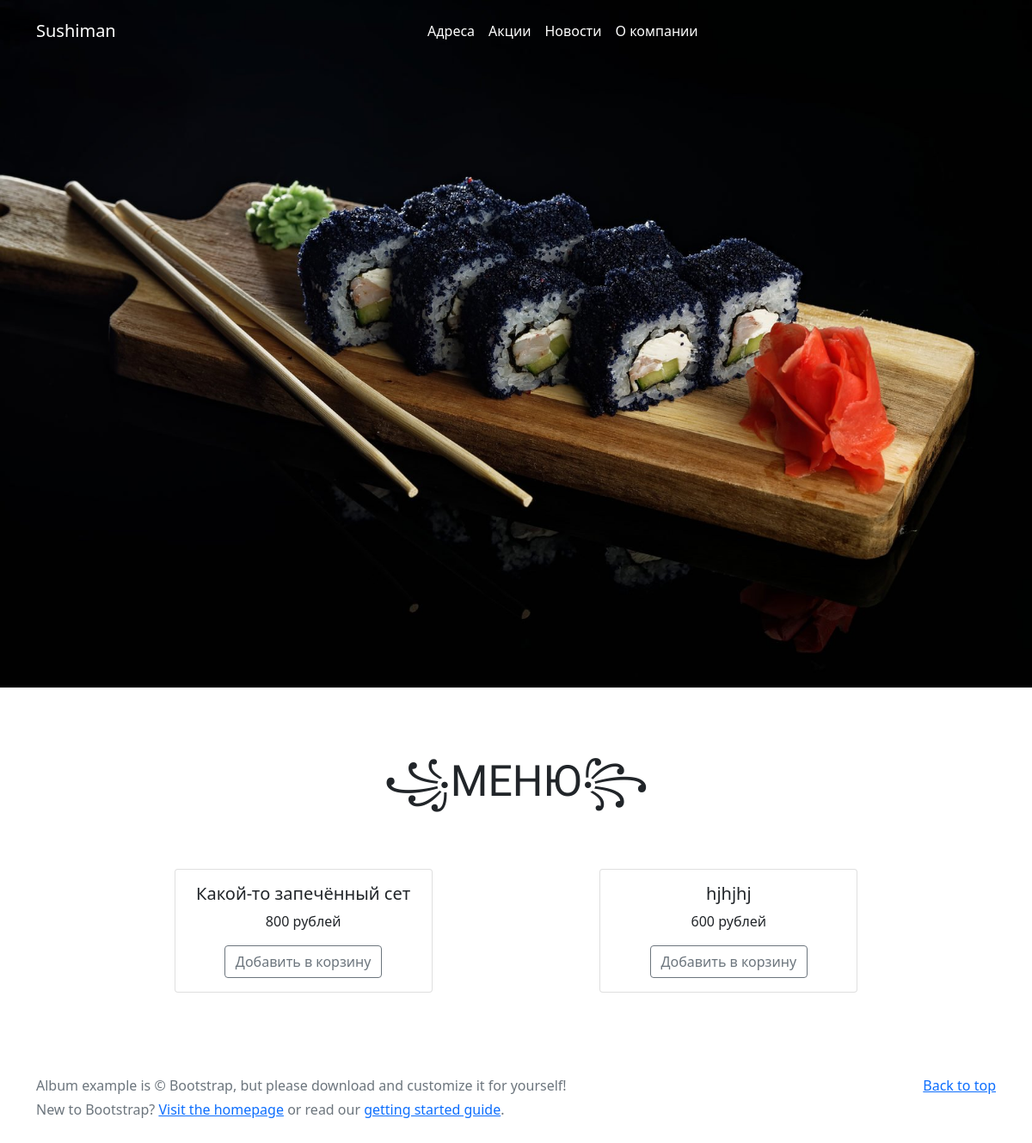
/baked/, run on the app's committed database.
### main/models.py (models this page shows, shortened)
class BakedSet(models.Model):
    image = models.ImageField(upload_to='static\images', null = True)
    name = models.CharField(
        verbose_name='Название',
        max_length= 30,
        null= False,
        blank = False,
    )
    price = models.IntegerField(
        verbose_name= 'Цена',
        null= False,
        blank = False,
    )
    compound = models.CharField(
        verbose_name= 'Состав',
        null = False,
        blank = False,
        max_length= 200,
    )
    weight = models.IntegerField(
        verbose_name= 'Вес',
        null= False,
        blank = False,
    )
    class Meta:
        verbose_name = 'Запечённый сет'
        verbose_name_plural = 'Запечённые сеты'

### main/views.py (the view)
# urls.py: path('baked/',    views.baked),
def baked(request):
    c = base_context(request)
    ob = BakedSet.objects.all()
    c['baked_list'] = ob
    return render(request, 'baked.html', c)

### main/views.py (called while the page is built)
def base_context(request):
    context = dict()
    context['user'] = request.user
    return context

### main/templates/baked.html (shortened to what this page needs)
<!DOCTYPE html>
<html lang="en">
<head>
  {% load static %}
  <link href="https://cdn.jsdelivr.net/npm/bootstrap@5.0.2/dist/css/bootstrap.min.css" rel="stylesheet">
  <link rel="stylesheet" type="text/css" href="{% static 'C:\Users\levso\Desktop\Sushiman\project\static\css\style.css' %}">
</head>
<body>
  <nav class="navbar fixed-top navbar-expand-lg navbar-dark p-md-3">
    <div class="container">
      <a href="#" class="navbar-brand">
        Sushiman
      </a>
      <div class="collapse navbar-collapse" id="navbarNav">
        <div class="mx-auto">
          <ul class="navbar-nav">
            <li class="nav-item">
              <a href="#" class="nav-link text-white">Адреса</a>
            </li>
            <li class="nav-item">
              <a href="#" class="nav-link text-white">Акции</a>
            </li>
            <li class="nav-item">
              <a href="#" class="nav-link text-white">Новости</a>
            </li>
            <li class="nav-item">
              <a href="#" class="nav-link text-white">О компании</a>
            </li>
          </ul>
        </div>
      </div>
    </div>
  </nav>
  <div class="banner-image w-100 vh-100 d-flex justify-content-center align-items-center">
  </div>
  <br>
  <br>
  <br>
  <div class="content text-center">
    <p style="font-family: 'Oswald', sans-serif; font-size: 50px; background: transparent;">꧁МЕНЮ꧂</p>
  </div>
  <br>
  <br>
  <div class="container-fluid d-flex flex-row flex-wrap justify-content-evenly">
    {% for j in baked_list %}
                <div class="card mx-1 text-center"  style="width: 300px;">
                    <div class="card-body">
                    <h5 class="card-title">{{j.name}}</h5>
                    <p class="card-text">{{j.price}} рублей</p>
                    <a href="{{j.get_absolute_url}}" class="btn btn-outline-secondary">Добавить в корзину</a>
                    </div>
                </div>
         {% endfor %}
          </div>
<br>
<br>
<footer class="text-muted py-5">
  <div class="container">
    <p class="float-end mb-1">
      <a href="#">Back to top</a>
    </p>
    <p class="mb-1">Album example is © Bootstrap, but please download and customize it for yourself!</p>
    <p class="mb-0">New to Bootstrap? <a href="/">Visit the homepage</a> or read our <a href="/docs/5.0/getting-started/introduction/">getting started guide</a>.</p>
  </div>
</footer>
</body>
</html>

### data on the page
BakedSet: name "Какой-то запечённый сет", price "800"
BakedSet: name "hjhjhj", price "600"
